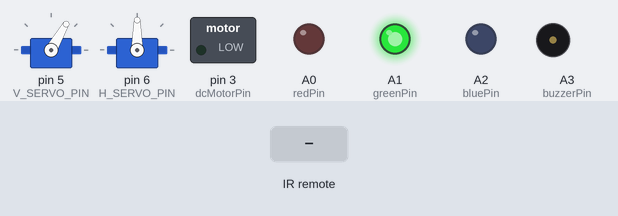
A sketch run on a simulated Arduino Uno, built with avr-gcc and run on an emulated ATmega328P. Shown: 2 × servo, switched loads named in the sketch (green lamp = pin HIGH), output pins drawn as LEDs (lit = HIGH), buzzer (waves = sounding, pin HIGH). The inputs (shaded band) are chosen by the test bench.

Above: at 1.6 s.
1.7 s: infrared code 0x45 received
At 2.4 s:
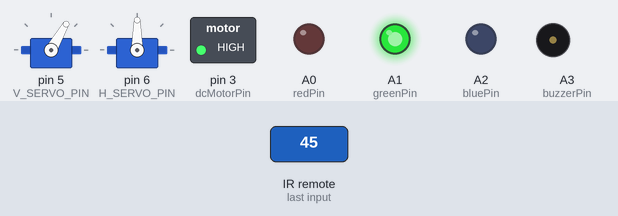
3.2 s: infrared code 0x44 received
At 3.5 s:
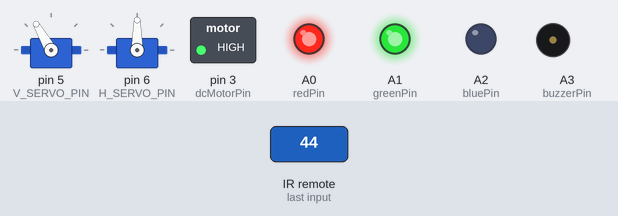
4.7 s: infrared code 0x46 received
At 5.8 s:
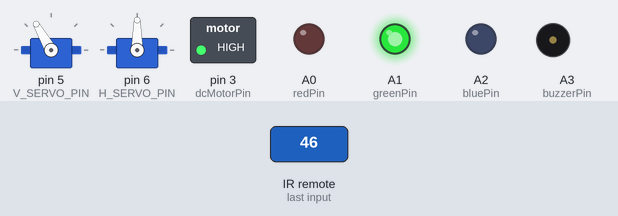
6.2 s: infrared code 0x40 received
At 7.0 s:
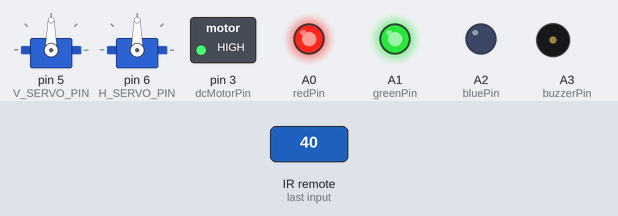
7.7 s: infrared code 0x47 received
At 8.1 s:
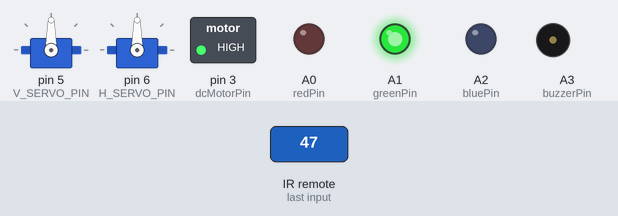
9.2 s: infrared code 0x7 received
At 10.5 s:
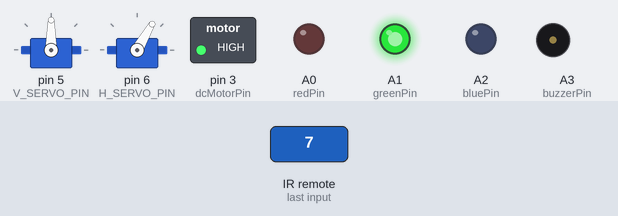
Timing chart, 0 to 11.7 s (numbered marks = the images above; inputs shaded):
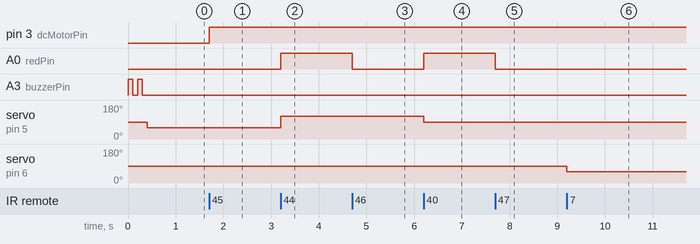

Measured:
- after the input at 1.7 s, pin 3 (dcMotorPin): LOW → HIGH at once
- after the input at 3.2 s, A0 (redPin): LOW → HIGH at once; servo on pin 5 (V_SERVO_PIN): 60° → 120° at once
- after the input at 4.7 s, A0 (redPin): HIGH → LOW at once
- after the input at 6.2 s, A0 (redPin): LOW → HIGH at once; servo on pin 5 (V_SERVO_PIN): 120° → 90° at once
- after the input at 7.7 s, A0 (redPin): HIGH → LOW at once
- after the input at 9.2 s, servo on pin 6 (H_SERVO_PIN): 90° → 60° at once

The sketch:

sketch_jul16a.ino
```cpp
#include <IRremote.h>
#include <Servo.h>


Servo V_servo;
Servo H_servo;

const int IR_RECEIVE_PIN = 2;
const int V_SERVO_PIN = 5;  // servo 1
const int H_SERVO_PIN = 6;  // servo 2
const int dcMotorPin = 3;
const int redPin = A0;
const int greenPin = A1;
const int bluePin = A2;
const int buzzerPin = A3;


int dcMotorSpeed = 0;  // DC motor speed (0 - 255)
int verticle_sevo_angle = 60;
int horizontal_sevo_angle = 90;

void setup() {

  Serial.begin(9600);
  IrReceiver.begin(IR_RECEIVE_PIN);
  V_servo.attach(V_SERVO_PIN);
  H_servo.attach(H_SERVO_PIN);
  pinMode(redPin, OUTPUT);
  pinMode(greenPin, OUTPUT);
  pinMode(bluePin, OUTPUT);
  pinMode(dcMotorPin, OUTPUT);

  // Turn on red color
  digitalWrite(redPin, LOW);
  digitalWrite(greenPin, HIGH);
  digitalWrite(bluePin, LOW);

  pinMode(buzzerPin, OUTPUT);

  beep();beep();
}

void loop() {
  String msg = String(dcMotorSpeed) + "  V: " + String(verticle_sevo_angle) + " H: " + String(horizontal_sevo_angle);
  //Serial.println(msg);
  // Update servo and motor control based on the current state
  V_servo.write(verticle_sevo_angle);
  H_servo.write(horizontal_sevo_angle);
  // Control the DC motor with dcMotorSpeed value (analogWrite example)
  digitalWrite(dcMotorPin, dcMotorSpeed);


  if (IrReceiver.decode()) {
    IrReceiver.resume();
    int command = IrReceiver.decodedIRData.command;
    if (command == 69) {
      //Serial.println("Pressed on button 1");
      dcMotorSpeed = 100;
      digitalWrite(redPin, LOW);
      digitalWrite(greenPin, HIGH);
      digitalWrite(bluePin, LOW);
    } else if (command == 70) {
      //Serial.println("Pressed on button 2");
      dcMotorSpeed = 200;
      digitalWrite(redPin, LOW);
      digitalWrite(greenPin, HIGH);
      digitalWrite(bluePin, LOW);
    } else if (command == 71) {
      //Serial.println("Pressed on button 3");
      dcMotorSpeed = 255;
      digitalWrite(redPin, LOW);
      digitalWrite(greenPin, HIGH);
      digitalWrite(bluePin, LOW);
    } else if (command == 68) {
      //Serial.println("Pressed on button 4");
      verticle_sevo_angle = 120;
      digitalWrite(redPin, HIGH);
      digitalWrite(greenPin, HIGH);
      digitalWrite(bluePin, LOW);
    } else if (command == 64) {
      //Serial.println("Pressed on button 5");
      verticle_sevo_angle = 90;
      digitalWrite(redPin, HIGH);
      digitalWrite(greenPin, HIGH);
      digitalWrite(bluePin, LOW);
    } else if (command == 67) {
      //Serial.println("Pressed on button 6");
      verticle_sevo_angle = 60;
      digitalWrite(redPin, HIGH);
      digitalWrite(greenPin, HIGH);
      digitalWrite(bluePin, LOW);
    } else if (command == 7) {
      //Serial.println("Pressed on button 7");
      horizontal_sevo_angle = 60;
    } else if (command == 21) {
      //Serial.println("Pressed on button 8");
      horizontal_sevo_angle = 90;
    } else if (command == 9) {
      //Serial.println("Pressed on button 9");
      horizontal_sevo_angle = 120;
    } else if (command == 25) {
      //Serial.println("Pressed on button 0");
    } else if (command == 22) {
      //Serial.println("Pressed on button *");
    } else if (command == 13) {
      //Serial.println("Pressed on button #");
    } else if (command == 24) {
      //Serial.println("Pressed on button up");
    } else if (command == 8) {
      //Serial.println("Pressed on button left");
    } else if (command == 82) {
      //Serial.println("Pressed on button down");
    } else if (command == 90) {
      //Serial.println("Pressed on button right");
    } else if (command == 28) {
      //Serial.println("Pressed on button OK");
      dcMotorSpeed = 0;
      digitalWrite(redPin, HIGH);
      digitalWrite(greenPin, LOW);
      digitalWrite(bluePin, LOW);
    } else {
      Serial.println("Button not recognized");
    }
  }
}


void beep() {
  digitalWrite(buzzerPin, HIGH);  // Turn the buzzer on
  delay(100);                     // Keep the buzzer on for 100 milliseconds
  digitalWrite(buzzerPin, LOW);   // Turn the buzzer off
  delay(100);
}


void reach_pos(){


}
```
